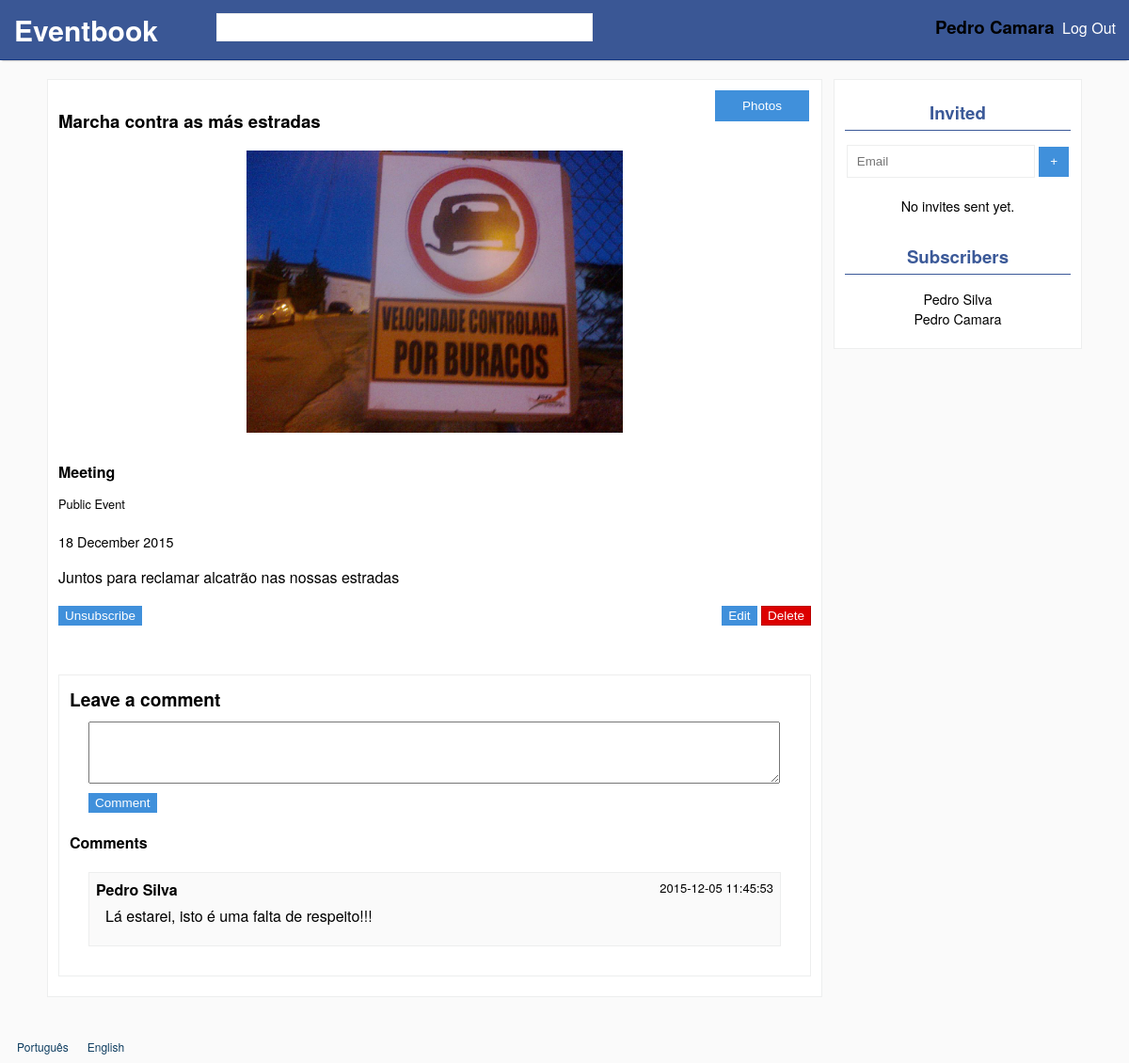
The page /events/6 (signed in) on the database its author committed.
### tables this page shows
CREATE TABLE events
(
	id INTEGER PRIMARY KEY,
	name TEXT NOT NULL,
	image TEXT NOT NULL,
	creation_date DATETIME DEFAULT(DATETIME('now')),
	date DATETIME NOT NULL,
	description TEXT NOT NULL,
	type_id INTEGER NOT NULL REFERENCES event_types(id),
	user_id INTEGER NOT NULL REFERENCES users(id),
	deleted BOOLEAN DEFAULT(0),
	public BOOLEAN DEFAULT(1)
);

CREATE TABLE event_comments
(
	id INTEGER PRIMARY KEY,
	event_id INTEGER NOT NULL REFERENCES events(id),
	user_id INTEGER NOT NULL REFERENCES users(id),
	date DATETIME DEFAULT(DATETIME('now')),
	text TEXT NOT NULL
);

### languages/en.php (called while the page is built, shortened)
<?php
$lang = array();
$lang['SITE_NAME'] = 'Eventbook';
$lang['REGISTER'] = 'Register';
$lang['FIRST_NAME'] = 'First Name';
$lang['FIRST_NAME_ERROR'] = 'Invalid first name.';
$lang['LAST_NAME'] = 'Last Name';
$lang['LAST_NAME_ERROR'] = 'Invalid last name.';
$lang['EMAIL'] = 'E-mail';
$lang['EMAIL_ERROR'] = "Invalid email.";
$lang['EMAIL_IN_USE'] = "Email already in use.";
$lang['CONFIRM_EMAIL'] = 'Confirm e-mail';
$lang['PASSWORD'] = 'Password';
$lang['PASSWORD_LENGTH'] = "Passwords must have at least 8 characters.";
$lang['PASSWORD_DIFF'] = "Passwords do not match.";
$lang['CONFIRM_PASSWORD'] = 'Confirm password';
$lang['LOGIN'] = 'Log In';
$lang['UNREGISTERED_EMAIL'] = 'Unregistered or invalid email.';
$lang['INVALID_PASSWORD'] = 'Invalid password.';
$lang['LOGOUT'] = 'Log Out';
$lang['NEXT'] = 'Next';
$lang['PREVIOUS'] = 'Previous';
$lang['CREATE'] = 'Create';
$lang['SUBSCRIBED'] = 'Subscribed';
$lang['PRIVATE'] = 'Private';
$lang['PUBLIC'] = 'Public';
$lang['NAME'] = 'Name';
$lang['DESCRIPTION'] = 'Description';
$lang['DATE'] = 'Date';
$lang['IMAGE'] = 'Image';
$lang['TYPE'] = 'Type';
$lang['PARTY'] = 'Party';
$lang['BUSINESS'] = 'Business';
$lang['MEETING'] = 'Meeting';
$lang['CEREMONY'] = 'Ceremony';
$lang['EDUCATIONAL'] = 'Educational';
$lang['INVALID_NAME'] = 'Invalid name.';
$lang['INVALID_DESCRIPTION'] = 'Invalid description.';
$lang['INVALID_DATE'] = 'Invalid date.';
$lang['INVALID_IMAGE'] = 'Upload a valid image (Accepted: jpg, png, gif).';
$lang['IMAGE_SIZE_ERROR'] = "Image's size can not be higher than ";
$lang['IMAGE_EXT_ERROR'] = 'Invalid extension (Accepted: jpg, png, gif).';
$lang['SUBSCRIBE'] = 'Subscribe';
$lang['UNSUBSCRIBE'] = 'Unsubscribe';
$lang['DELETE_MSG'] = 'Are you sure you want to delete this event?';
$lang['DELETE'] = 'Delete';
$lang['EDIT'] = 'Edit';
$lang['SAVE'] = 'Save';
$lang['PHOTOS'] = 'Photos';
$lang['ADD_PHOTOS'] = 'Add Photos';
$lang['DELETE_ACTIVE'] = 'Delete Active';
$lang['DELETE_DISABLED'] = 'Delete Disabled';
$lang['NO_PHOTOS_YET'] = 'There are no photos yet.';
$lang['PRIVATE_EVENT'] = 'Private Event';
$lang['PUBLIC_EVENT'] = 'Public Event';
$lang['LEAVE_A_COMMENT'] = 'Leave a comment';
$lang['COMMENTS'] = 'Comments';
$lang['MAKE_COMMENT'] = 'Comment';
$lang['NO_COMMENTS_YET'] = 'There are no comments yet.';
$lang['INVITED'] = 'Invited';
$lang['SUBSCRIBERS'] = 'Subscribers';
?>

### database/events.php (called while the page is built, shortened)
<?php
	include_once('connection.php');
	function getEventAndSubscription($event_id, $user_id)
	{
		global $db;
		$stmt = $db->prepare('SELECT events.id id,name,image,date,description,type,events.user_id user_id,public,type_id,
				COUNT(event_subscriptions.event_id) subscribed, COUNT(invites.event_id) invited FROM events
			LEFT JOIN event_types ON type_id = event_types.id
			LEFT JOIN event_subscriptions ON event_subscriptions.event_id = events.id AND event_subscriptions.user_id = ?
			LEFT JOIN invites ON invites.event_id = events.id AND invites.user_id = ?
			WHERE events.id = ? AND deleted = 0
			GROUP BY events.id');
		$stmt->execute(array($user_id,$user_id,$event_id));
		return $stmt->fetch();
	}
	function getEventSubscribers($event_id)
	{
		global $db;
		$stmt = $db->prepare('SELECT (first_name || " " || last_name) user_name FROM event_subscriptions
			LEFT JOIN users ON users.id = event_subscriptions.user_id
			WHERE event_id = ?');
		$stmt->execute(array($event_id));
		return $stmt->fetchAll();
	}
	function getEventComments($event_id, $last_id = false)
	{
		global $db;
		if ($last_id === false)
		{
			$stmt = $db->prepare('SELECT event_comments.id id, (first_name || " " || last_name) user_name, date, text FROM event_comments
				LEFT JOIN users ON user_id = users.id WHERE event_id = ? ORDER BY id DESC');
			$stmt->execute(array($event_id));
			return $stmt->fetchAll();
		}
		else
		{
			$stmt = $db->prepare('SELECT event_comments.id id, (first_name || " " || last_name) user_name, date, text FROM event_comments
				LEFT JOIN users ON user_id = users.id WHERE event_id = ? AND event_comments.id > ? ORDER BY id DESC');
			$stmt->execute(array($event_id,$last_id));
			return $stmt->fetchAll();
		}
	}
	function getInvites($event_id)
	{
		global $db;
		$stmt = $db->prepare('SELECT (first_name || " " || last_name) user_name FROM invites
			LEFT JOIN users ON users.id = invites.user_id
			WHERE event_id = ?
			AND NOT EXISTS
				(SELECT * FROM event_subscriptions WHERE event_subscriptions.event_id = invites.event_id AND event_subscriptions.user_id = users.id)');
		$stmt->execute(array($event_id));
		return $stmt->fetchAll();
	}
?>

### core/event_permission.php (called while the page is built, shortened)
<?php
include_once(file_exists("database/events.php") ? 'database/events.php' : '../database/events.php');
if (isSet($_SESSION['user_id']))
	$row = getEventAndSubscription($_REQUEST['id'],$_SESSION['user_id']);
else $row = getEvent($_REQUEST['id']);
if (isSet($_SESSION['user_id']))
{
	$subscribed = $row['subscribed'];
	$owner = ($_SESSION['user_id'] === $row['user_id']);
}
?>

### templates/event.php (the view, shortened to what this page needs)
<?php
include_once("core/event_permission.php");
?>
<!DOCTYPE html>
<html>
<head>
	<link rel="stylesheet" href="../css/commons.css">
	<link rel="stylesheet" href="../css/event+photos.css">
	<link rel="stylesheet" href="../css/event.css">
</head>
<body>
	<div id="wrapper">
		<?php include('templates/header.php'); ?>
		<div id="content" class="center default-width-with-sidebar">
			<div class="box default-width">
				<span style="float:right;position:relative"><a id="photos-button" class="button" href="<?php echo $_GET['id'].'/photos' ?>"><?php echo $lang['PHOTOS'] ?></a></span>
				<h3><?php echo $row['name'] ?></h3>
				<div class="div-event-image-big" style="background-image:url(<?php echo '../'.$row['image'] ?>)"></div>
				<h4 id="event-type"><?php echo $lang[$row['type']] ?></h4>
				<?php
				echo '<p id="event-privacy">'.($row['public']?$lang['PUBLIC_EVENT']:$lang['PRIVATE_EVENT']).'</p>';
				$dateParts = explode("-", $row['date']);
				$date = $dateParts[2]." ".$lang[$dateParts[1]]." ".$dateParts[0];
				echo '<p id="event-date">'.$date.'</p>' ?>
				<p><?php echo nl2br($row['description']) ?></p>
				<?php
				if (isSet($_SESSION['user_id']))
				{
					echo '<button id="unsubscribe" style="'.($subscribed?'':'display:none').'" class="subscription button">'.$lang['UNSUBSCRIBE'].'</button>';
					if ($owner)
						{ ?>
					<div id="del-edit-div">
						<a id="edit-button" class='button' href='<?php echo $_GET['id']."/edit"; ?>'><?php echo $lang['EDIT'] ?></a>
						<a id="delete-button" class='button'><?php echo $lang['DELETE'] ?></a>
					</div>
					<?php
				}
				if ($row['public'])
				{
					echo '<div class="addthis_sharing_toolbox share"></div>';
				}
				include('templates/comments.php');
				}
				?>
			</div>
			<div id="sidebar" class="subscriptions box">
					<?php if (isSet($_SESSION['user_id']) && ($owner || $row['public'])) { ?>
						<h3><?php echo $lang['INVITED'] ?></h3>
						<input id="invite-email" type="text" placeholder="Email"></input>
						<button id="invite-button" class="button">+</button>
							<?php $invites = getInvites($_GET['id']);
							?>
						<p id="zero-invites" <?php if ($invites) echo 'style="display:none"'?>><?php echo $lang['ZERO_INVITED'] ?></p>
					<?php } ?>
					<h3><?php echo $lang['SUBSCRIBERS'] ?></h3>
					<ul id="subs">
						<?php $subs = getEventSubscribers($_GET['id']);
						if($subs)
							foreach ($subs as $sub) echo '<li>'.$sub['user_name'].'</li>';
						?>
					</ul>
			</div>
		</div>
		<?php include('templates/footer.php'); ?>
	</div>
</body>
</html>

### templates/comments.php (shortened to what this page needs)
<div id="comments-box" class="box" <?php if (!$subscribed && !$owner) echo 'style="display:none"' ?> >
	<div>
		<h2><?php echo $lang['LEAVE_A_COMMENT']?></h2>
		<textarea id="comment-area" name="comment" rows='4'></textarea>
		<button id="comment-button" class="button"><?php echo $lang['MAKE_COMMENT']?></button>
	</div>
	<div>
		<h3><?php echo $lang['COMMENTS']?></h3>
		<ul id="comments-list">
			<?php
			$comments = getEventComments($_GET['id']);
			if (empty($comments)) {
				echo '<div id="last-comment-id" style="display:none">0</div>';
				echo '<p id="no-comments-yet">'.$lang['NO_COMMENTS_YET'].'</p>';
			}
			else
			{
				foreach ($comments as $comment)
				{
					echo '<li class="comment">';
					echo '<div class="author">'.$comment['user_name'].'</div>';
					echo '<div class="date"> '.$comment['date'].'</div>';
					echo '<div class="comment-text">'.$comment['text'].'</div></li>';
				}
			}
			?>
		</ul>
	</div>
</div>

### css/commons.css (style rules this page uses)
html, body { margin:0; padding:0; height:100%; background: #fafafa; font-family: 'proxima-nova','Helvetica Neue',Arial,Helvetica,sans-serif; }
#wrapper { min-height:100%; position:relative; }
#content { padding-bottom:50px; }
.box { background-color: #fff; border: 1px solid #edeeee; margin: 0; margin-bottom: 20px; padding: 11px; }
.button { color: #fff; background-color: #4090db; border-color: #4090db; border-style: solid; border-width: 1px; cursor: pointer; padding: 2px 6px; font: 13.5px Arial; text-decoration: none; box-sizing: border-box; display: inline-block; margin: 0; text-align: center; }
input[type="text"],input[type="password"],input[type="email"], select { margin: 0; display: block; border: 1px solid #edeeee; height: 35px; -webkit-box-sizing: border-box; -moz-box-sizing: border-box; box-sizing: border-box; padding: 10px; }
#event-date { font-size: 0.9em; }
.default-width { width: 800px; }
.center { margin: 20px auto 0; }

### css/event.css (style rules this page uses)
.div-event-image-big { width: 100%; height: 300px; background-size: contain; background-position: center; background-repeat: no-repeat; }
.share { padding: 12px 0 0; height: 20px; }
#event-type { margin: 30px 0 10px; }
#event-privacy { font-size: 0.8em; margin-bottom: 20px; }
#del-edit-div { float: right; position: relative; }
#delete-button { background-color: #dc0000; border-color: #ba0000; }
.default-width-with-sidebar { width: 1100px; }
#sidebar { float: right; width:240px; text-align: center; }
#sidebar > h3:first-child { margin-top: 10px; }
#sidebar > h3 { color: #3b5998; padding:0; margin:30px 0 15px; padding-bottom: 5px; border-bottom:1px solid #3b5998; }
#subs, #invites { list-style-type: none; padding: 0; margin: 10px; font-size: 0.9em; }
#zero-subs, #zero-invites { font-size: 0.9em; }
#invite-email { display: inline; width: 200px; margin-bottom: 5px; }
#invite-button { height: 32px; width: 32px; }
.default-width-with-sidebar > div:first-child { float:left; }
#comments-box { margin: 20px 0 10px; width:97% }
#comments-box h2 { margin:0 0 10px 0; font-size: 1.2em; }
#comments-box h3 { margin:0 0 10px 0; font-size: 1em; }
#comments-box button { margin: 10px 0 20px; }
#comments-box ul { padding-left: 0; }
#comment-area { display:block; resize:vertical; width: 94%; }
#comment-area, #comments-box button { margin-left: 20px; }
.comment { padding: 6px 7px 20px 7px; margin: 20px; background-color: #fafafa; border: 1px solid #edeeee; list-style-type: none; }
.author { font-weight: bold; margin: 0; padding: 0; display: inline-block; }
.date { font-size: 13px; float:right; }
.comment-text { margin-left: 10px; margin-top: 5px; word-wrap: break-word; }
#photos-button { margin-bottom: 20px; border-width: 1px; width: 100px; position: absolute; left: -102px; padding: 8px; }

### rows shown on the page
events: name "Marcha contra as más estradas", image (picture), date "18 December 2015", description "Juntos para reclamar alcatrão nas nossas estradas"
event_comments: user_name "Pedro Silva", date "2015-12-05 11:45:53", text "Lá estarei, isto é uma falta de respeito!!!"

### other values the page prints
$lang['SITE_NAME'] "Eventbook"
getFullName($_SESSION['user_id']) "Pedro Camara"
$lang['LOGOUT'] "Log Out"
$lang['PHOTOS'] "Photos"
$lang[$row['type']] "Meeting"
$lang['PUBLIC_EVENT'] "Public Event"
$lang['UNSUBSCRIBE'] "Unsubscribe"
$lang['EDIT'] "Edit"
$lang['DELETE'] "Delete"
$lang['LEAVE_A_COMMENT'] "Leave a comment"
$lang['MAKE_COMMENT'] "Comment"
$lang['COMMENTS'] "Comments"
$lang['INVITED'] "Invited"
$lang['ZERO_INVITED'] "No invites sent yet."
$lang['SUBSCRIBERS'] "Subscribers"
